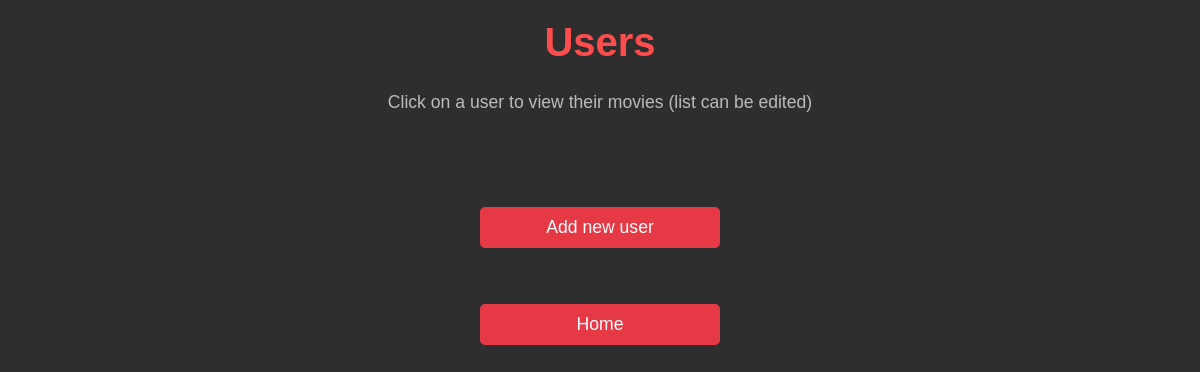
The app's page /users, older data.
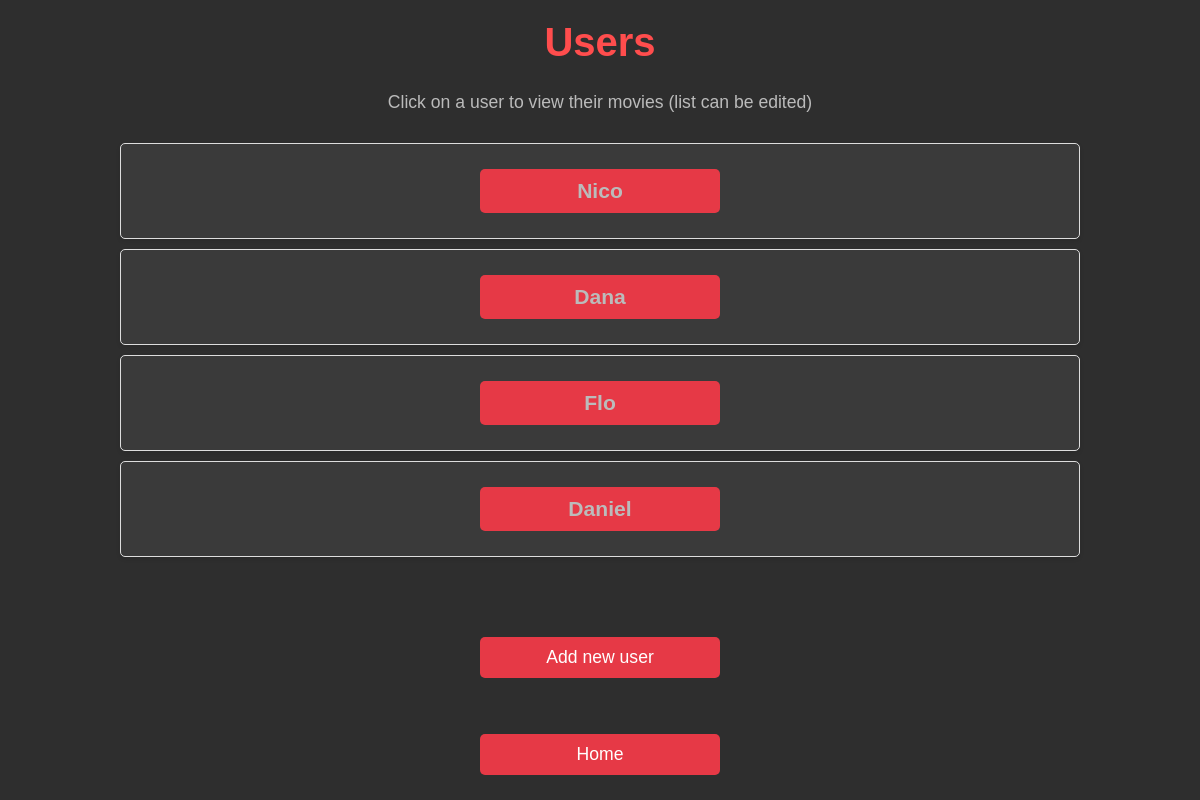
The same page, newer data.
### datamanager/data_models.py (models this page shows, shortened)
class User(db.Model):
    __tablename__ = 'users'
    id = db.Column(db.Integer, primary_key=True, autoincrement=True)
    name = db.Column(db.String, nullable=False)
    movies = db.relationship('Movie', secondary=user_movie_association, back_populates='users')

### app.py (the view)
@app.route('/users')
def list_users():
    users = data_manager.get_all_users()
    return render_template('users.html', users=users), 200

### datamanager/SQLite_data_manager.py (called while the page is built)
    def get_all_users(self):
        try:
            list_of_all_users = self.db.session.query(User).all()
            return list_of_all_users
        except SQLAlchemyError as e:
            self.db.session.rollback()
            print(f"A database error occurred at getting all users: {e}")

### templates/users.html (shortened to what this page needs)
<!DOCTYPE html>
<html lang="en">
  <head>
    <link rel="stylesheet" href="{{ url_for('static', filename='style_users.css') }}">
  </head>
  <body>
    <h1>Users</h1>
    <p>Click on a user to view their movies (list can be edited)</p>
    <ul>
        {% for user in users %}
         <li><a href="{{ url_for('list_user_movies', user_id=user.id) }}">{{ user.name }}</a></li>
        {% endfor %}
    </ul>
    <br><br><br>
    <a href="{{ url_for('add_user') }}">Add new user</a>
    <br><br>
    <a href="{{ url_for('home') }}">Home</a>
  </body>
</html>

### static/style_users.css (style rules this page uses)
body { font-family: 'Arial', sans-serif; background-color: #2e2e2e; margin: 0; padding: 0; color: #e0e0e0; }
h1 { text-align: center; color: #ff4d4d; font-size: 2.5em; margin-top: 20px; }
p { text-align: center; font-size: 1.1em; color: #bbb; margin-bottom: 30px; }
ul { list-style-type: none; padding: 0; text-align: center; }
ul li { background-color: #3a3a3a; border: 1px solid #ddd; border-radius: 5px; margin: 10px auto; width: 80%; padding: 15px; font-size: 1.2em; box-shadow: 0 2px 4px rgba(0, 0, 0, 0.1); box-sizing: border-box; }
ul li a { text-decoration: none; color: #bbb; font-weight: bold; display: block; }
a { text-decoration: none; color: #fff; background-color: #e63946; padding: 10px 20px; border-radius: 5px; margin: 10px auto; display: block; width: 200px; text-align: center; font-size: 1.1em; }

Row changes from the older to the newer data that the page shows:
added User: name "Nico"
added User: name "Dana"
added User: name "Flo"
added User: name "Daniel"
